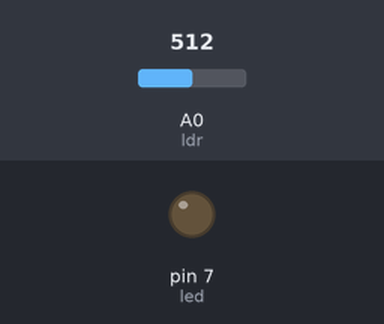
Recording of a sketch running on a simulated Arduino Uno, built with avr-gcc and run on an emulated ATmega328P. Parts: output pins drawn as LEDs (lit = HIGH). The inputs (shaded band) are chosen by the test bench; at power-on: A0 (ldr) = 512.

Above: at 1.2 s.
1.3 s: A0 (ldr) set to 893
2.8 s: A0 (ldr) set to 919
At 3.4 s:
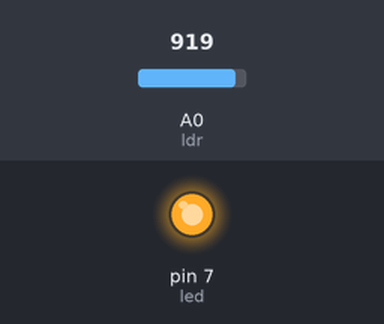
4.3 s: A0 (ldr) set to 900
At 5.5 s:
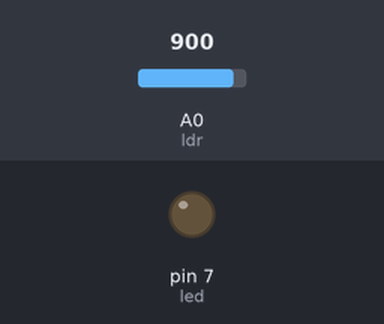
5.8 s: A0 (ldr) set to 1023
At 6.9 s:
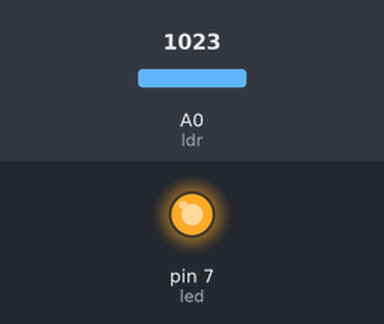
Timing chart, 0 to 8.3 s (numbered marks = the images above; inputs shaded):
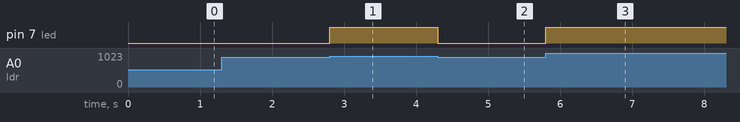

Measured:
- the behaviour switches between 900 and 901 on A0 (ldr) (found by bisection; images 0 and 1)
- after the input at 1.3 s, every drawn part: stays the same
- after the input at 2.8 s, pin 7 (led): LOW → HIGH at once
- after the input at 4.3 s, pin 7 (led): HIGH → LOW at once
- after the input at 5.8 s, pin 7 (led): LOW → HIGH at once

The sketch:

Fotocelda.ino
```cpp
int led = 7;
int ldr = A0;
int umbral = 900;                   //Umbral de luz
int sensor = 0;

void setup() {
   pinMode(led, OUTPUT);            //Salida del led en el pin 13
   pinMode(ldr, INPUT);             //Entrada del ldr en el pin A0
}

void loop() {

   sensor = analogRead(ldr);        //Tomamos la medicion del sensor

   if (sensor > umbral) {           //Si la medicion es superior al umbral
      digitalWrite(led, HIGH);      //Encender la luz
   }
   else {                           //Si no
      digitalWrite(led, LOW);       //Apagar la luz
   }
}
```
